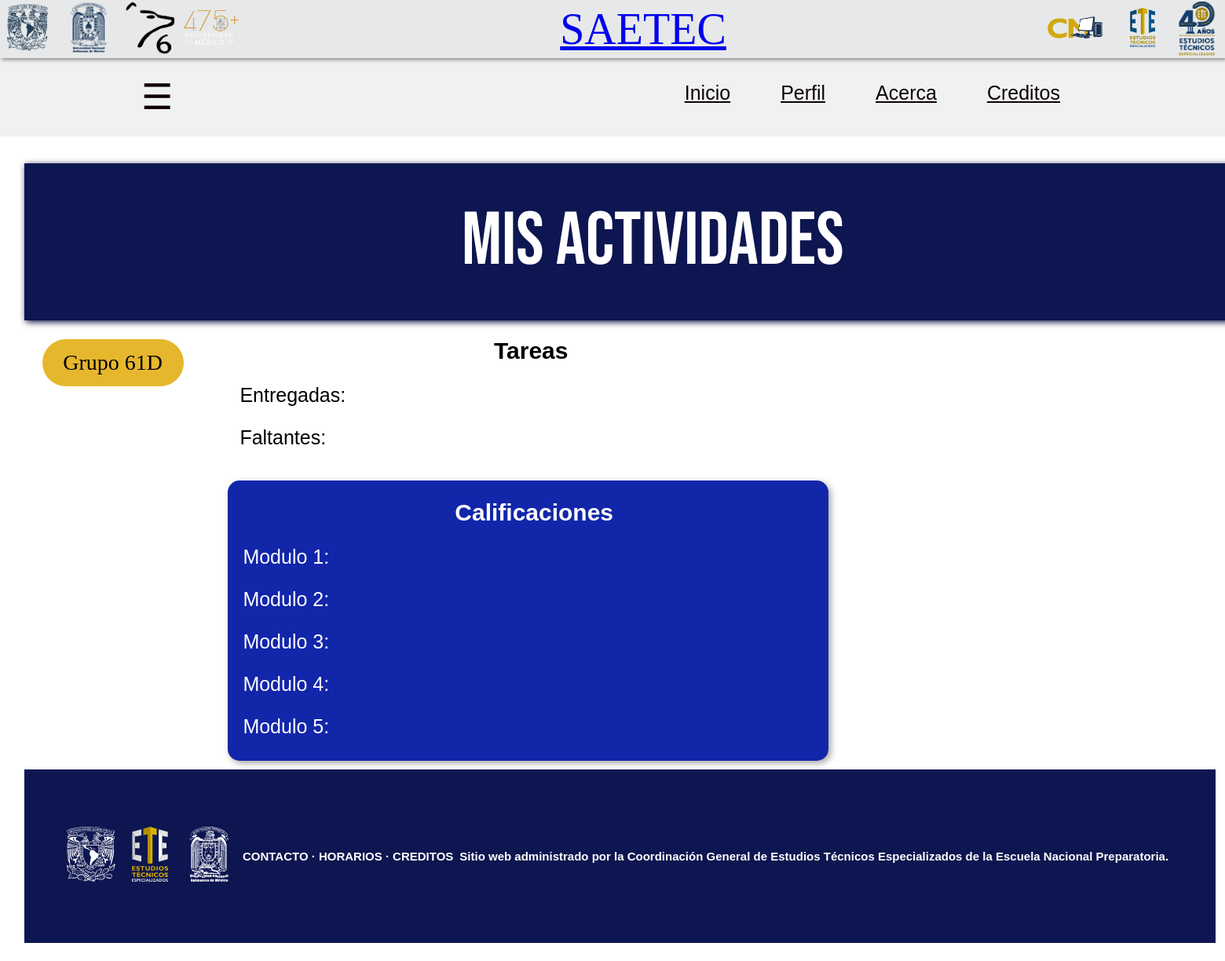
The app's page /templates/act.php, older data.
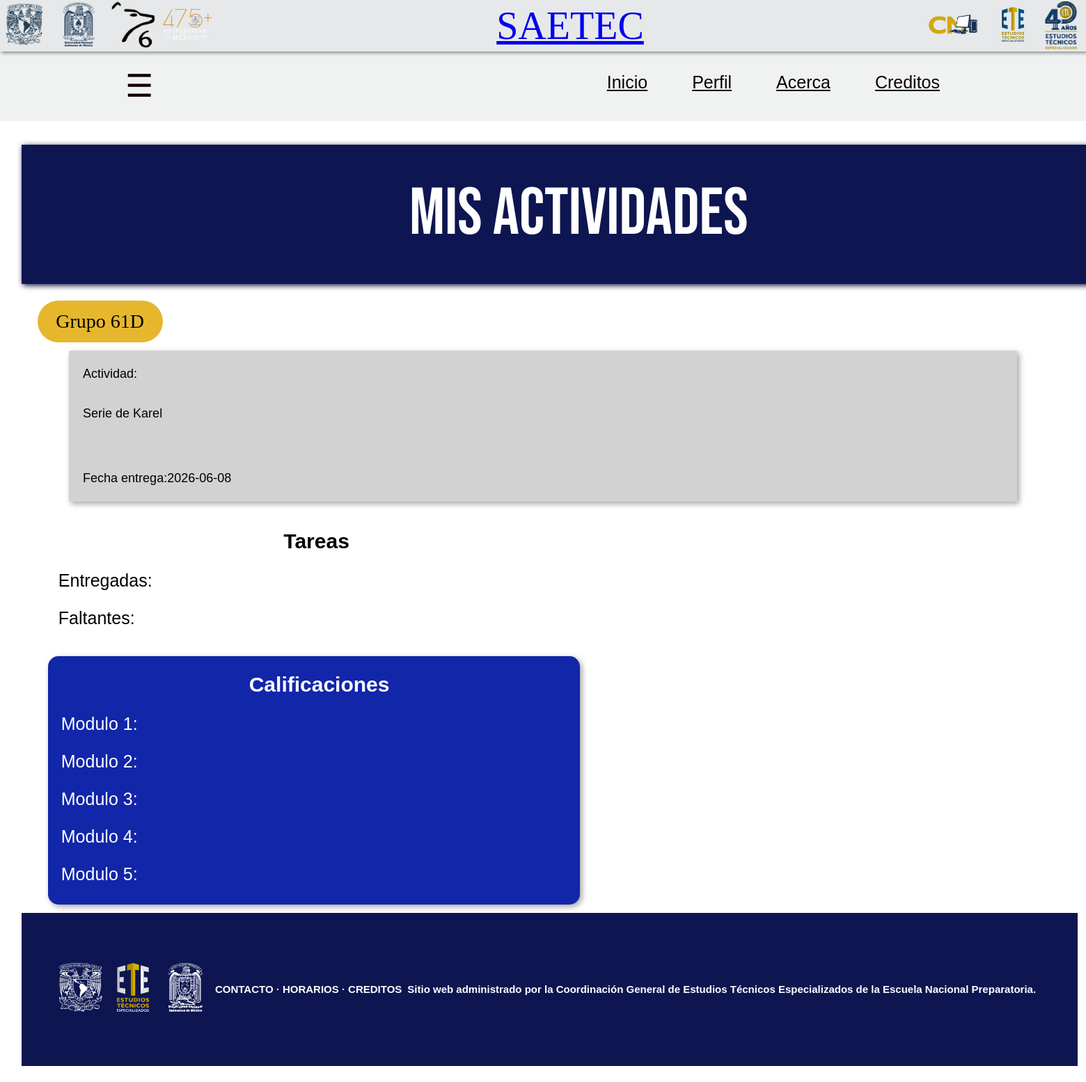
The same page, newer data.
### tables this page shows
CREATE TABLE actividad (
    id_actividad INT PRIMARY KEY AUTO_INCREMENT,
    id_profesor INT NOT NULL,
    FOREIGN KEY (id_profesor) 
    REFERENCES profesor(id_profesor),
    nombre_actividad VARCHAR(30) NOT NULL,
    descripcion VARCHAR(100) NULL,
    fecha_entrega DATE NOT NULL
);

### templates/act.php (the view, shortened to what this page needs)
<?php
    $servidor = "localhost";
    $user = "root";
    $password = "";
    $data_base = "saetec";
    $link = mysqli_connect ($servidor, $user, $password, $data_base);
?>
<!DOCTYPE html>
<html lang="en">
<head>
    <link rel="stylesheet" href="../statics/style/act.css">
</head>
<body>
    <header>
        <div id="iconos_unam">
            <div class="logo-unam">
                <a href="https://www.unam.mx/">
                    <img class="iconos"src="../statics/img/logo-escudo-unam.png" alt="Escuedo de la UNAM">
                </a>
            </div>
            <div class="logo-enp">
                <a href="http://enp.unam.mx/">
                    <img class="iconos"src="../statics/img/logo_enp.jpeg" alt="Escuedo de la UNAM">
                </a>
            </div>
            <div class="logo-enp6">
                <a href="https://www.prepa6.unam.mx/ENP6/_P6/">
                    <img class="iconos"src="../statics/img/logo-prepa6.png" alt="Escuedo de la UNAM">
                </a>
            </div>
            <div class="logo-475años">
                <img class="iconos"src="../statics/img/logo-475años.png" alt="Escuedo de la UNAM">
            </div>
        </div>
        <div id="titulo_encabezado">
            <a href="./index.html">
                <p>SAETEC</p>
            </a>
        </div>
        <div id="iconos_ete">
            <div class="logo-compu">
                <a href="https://www.ete.enp.unam.mx/">
                    <img class="iconos" src="../statics/img/logo_compu.jpeg" alt="Escudo de el Estudio Tecnico Especializado en Computacion">
                </a>
            </div>
                <a href="https://www.ete.enp.unam.mx/CM.html">
                    <img class="iconos" src="../statics/img/logo-ete.png" alt="Escudo de los Estudios Tecnicos de la UNAM">
                </a>
            </div>
                    <img class="iconos" src="../statics/img/logo-ete-40años.png" alt="Escudo de los 40 años Estudios Tecnicos de la UNAM">
    </header>
    <?php
        include 'barrapro.php';
    ?>
    <main>
        <div class="cuadrado">Mis actividades</div>
        <div id="columna">
            <div class="grupo">Grupo 61D</div>
        <?php
                $filtra = mysqli_query($link, "SELECT * FROM actividad ORDER BY id_actividad DESC");
                while($tarea = mysqli_fetch_assoc($filtra)) {
                    echo "
                        <div id='listact'>
                        <p>Actividad: </p>
                        <p>" . $tarea['nombre_actividad'] . "</p>
                        <p>" . $tarea['descripcion'] . "</p>
                        <p>Fecha entrega:" . $tarea['fecha_entrega'] . "</p>
                        </div>";
                }
        ?>
        <div id="actividades">
            <div class="tareas">
                <h1>Tareas</h1>
                <p>Entregadas:</p>
                <p>Faltantes:</p>
            </div>
            <div class="calificaciones">
                <h1>Calificaciones</h1>
                    <p>Modulo 1:</p>
                    <p>Modulo 2:</p>
                    <p>Modulo 3:</p>
                    <p>Modulo 4:</p>
                    <p>Modulo 5:</p>
            </div>
        </div>
    </main>
    <?php
            include 'footer.php';
    ?>
</body>
</html>

Row changes from the older to the newer data that the page shows:
added actividad: nombre_actividad "Serie de Karel", fecha_entrega "2026-06-08"
